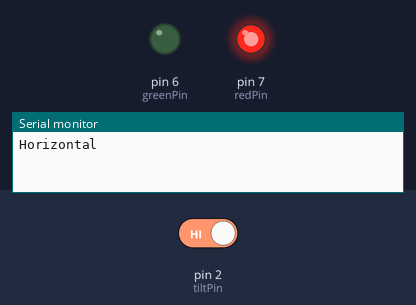
A sketch run on a simulated Arduino Uno, built with avr-gcc and run on an emulated ATmega328P. On the bench: output pins drawn as LEDs (lit = HIGH), the last lines printed to the serial monitor. Inputs (shaded band) come from the test bench; at power-on: pin 2 (tiltPin) HIGH.

Above: at 1.2 s.
1.3 s: pin 2 (tiltPin) driven LOW
At 1.6 s:
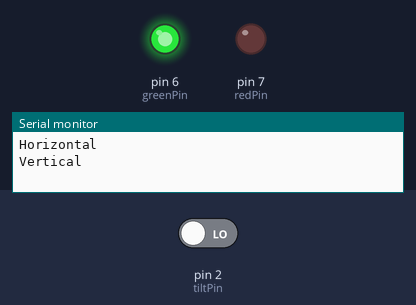
2.8 s: pin 2 (tiltPin) driven HIGH
At 4.0 s:
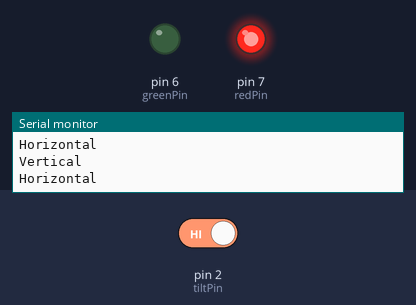
Timing chart, 0 to 5.8 s (numbered marks = the images above; inputs shaded):
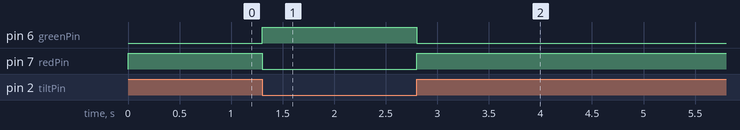

The sketch:

36-understanding_how_to_use_tilt_switches_homework.ino
```cpp
int tiltPin = 2, tiltValue = 0, previousTiltValue = -1;
int greenPin = 6, redPin = 7;

void setup() {
  Serial.begin(9600);
  pinMode(greenPin, OUTPUT);
  pinMode(redPin, OUTPUT);
  pinMode(tiltPin, INPUT);
  digitalWrite(tiltPin, HIGH);
}

void loop() {
  tiltValue = digitalRead(tiltPin);

  if (tiltValue != previousTiltValue) {
    Serial.println(tiltValue == LOW ? "Vertical" : "Horizontal");
  }
  previousTiltValue = tiltValue;

  digitalWrite(redPin, tiltValue == HIGH ? HIGH : LOW);
  digitalWrite(greenPin, tiltValue == LOW ? HIGH : LOW);
  delay(50);
}
```

Measured:
- after the input at 1.3 s, pin 6 (greenPin): LOW → HIGH at once; pin 7 (redPin): HIGH → LOW at once
- after the input at 2.8 s, pin 6 (greenPin): HIGH → LOW at once; pin 7 (redPin): LOW → HIGH at once
